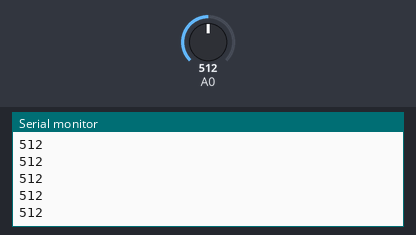
Bench run of a sketch on a simulated Arduino Uno, built with avr-gcc and run on an emulated ATmega328P. On the bench: the last lines printed to the serial monitor. The inputs (shaded band) are chosen by the test bench; at power-on: A0 = 512.

Above: at 1.2 s.
1.3 s: A0 set to 716
At 2.3 s:
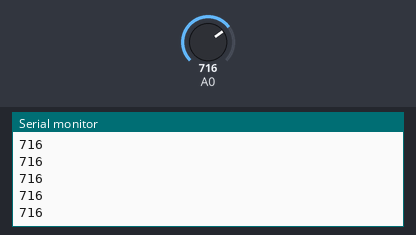
2.8 s: A0 set to 900
At 3.5 s:
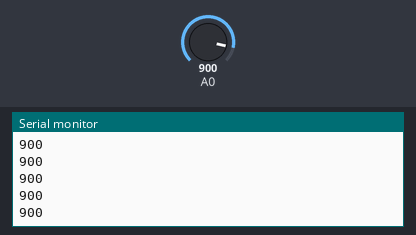
Timing chart, 0 to 5.8 s (numbered marks = the images above; inputs shaded):
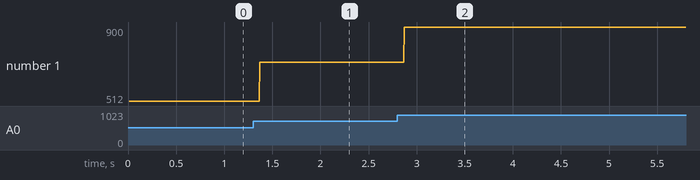

The sketch:

PrintAnalogValue.ino
```cpp
//Creates a Variable of type int named Analog0Value
int Analog0Value;

void setup() {
  // put your setup code here, to run once:

  // start serial port at 9600 bps:
  // Necessary whenever you want to use Serial communication
  Serial.begin(9600);
  Serial.println("I print once");
}
void loop() {
  // put your main code here, to run repeatedly:

  //Gets that value of Analog pin 0.
  Analog0Value = analogRead(0);
  //Value form 0 to 1023 is returned. 0 = 0 Volts, 1023 = 5 Volts

  //Prints the value over the Serial Monitor so you can see it.
  Serial.println(Analog0Value);
}
```

Measured:
- after the input at 1.3 s, the serial monitor: prints a new line after 0.07 s (image 1)
- after the input at 2.8 s, the serial monitor: prints a new line after 0.07 s (image 2)
- plotted number 1: 512 → 716 after the input at 1.3 s, 716 → 900 after the input at 2.8 s
